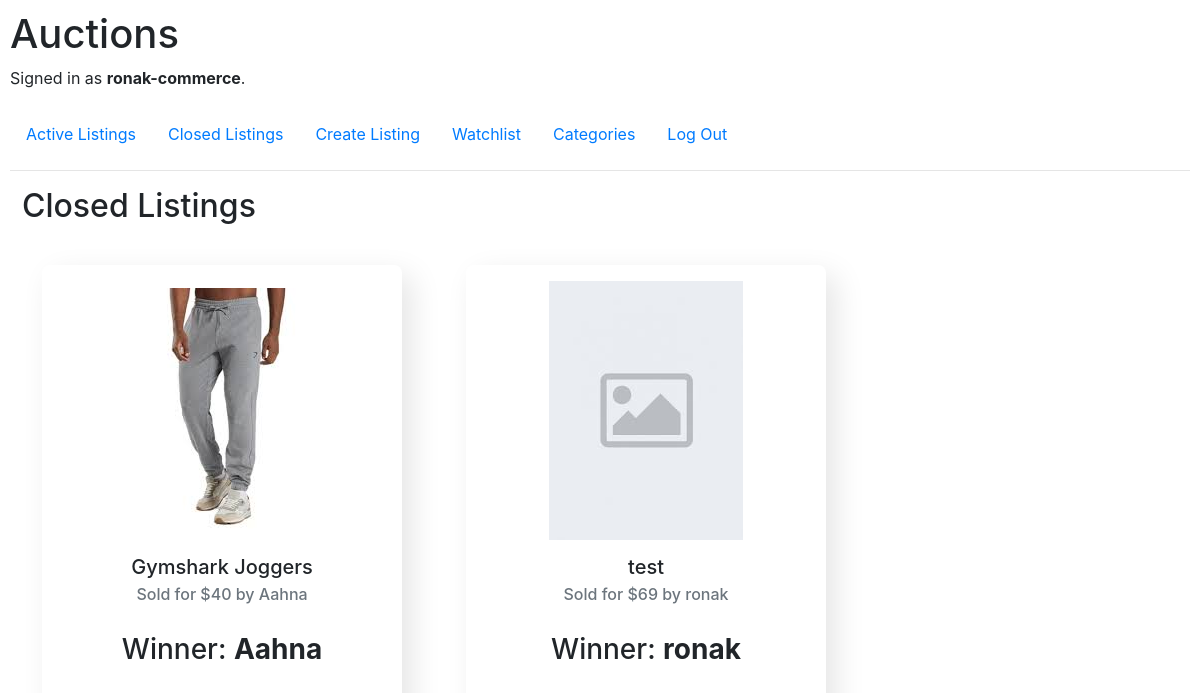
The app's page /close/7 (signed in), older data.
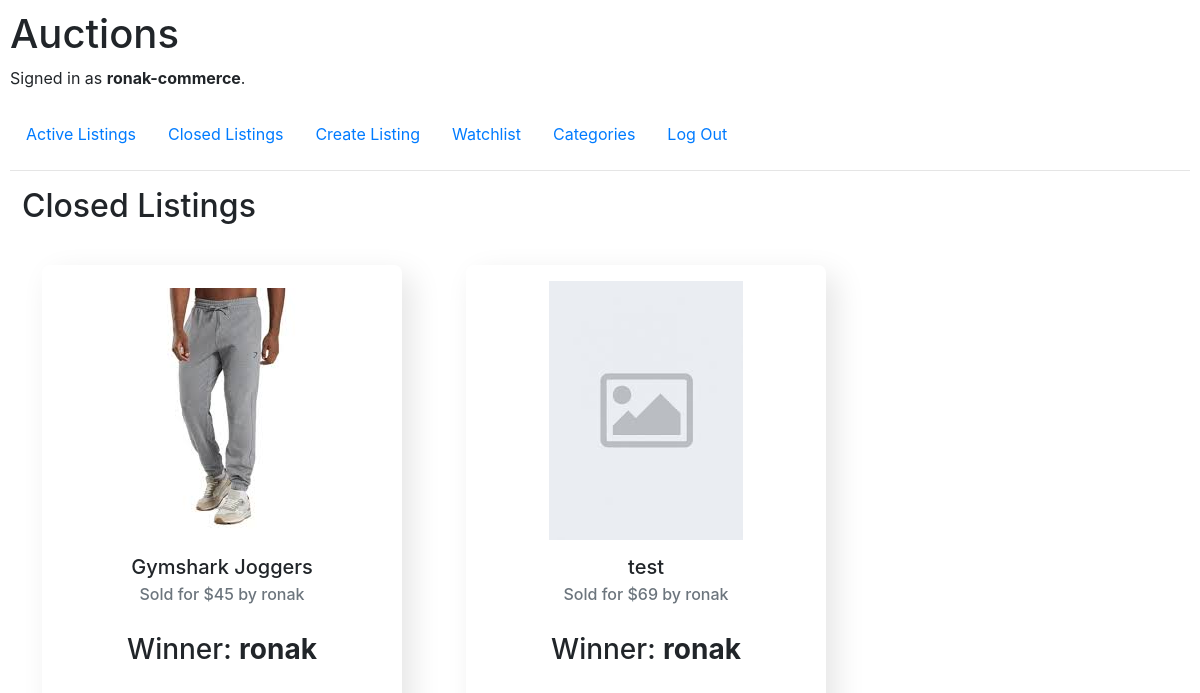
The same page, newer data.
### auctions/models.py (models this page shows, shortened)
class Listing(models.Model):
    CATEGORIES = [
    ('Toys', 'Toys'),
    ('Electronics', 'Electronics'),
    ('Lifestyle', 'Lifestyle'),
    ('Home', 'Home'),
    ('Fashion', 'Fashion'),
    ('Other', 'Other')
    ]
    def validate_image(img):
        avaible_formats = [
            'png',
            'jpeg',
            'jpg',
            ]
        if img:
            img_ext = img.name.split(".")[-1]
            if img.size > 4194304:
                raise ValidationError("Image size must be less than 4MB")
            if img_ext not in avaible_formats:
                raise ValidationError("Image extension is not available")
        return img
    creator = models.ForeignKey('User', on_delete=models.CASCADE, related_name="creator")
    title = models.CharField(max_length=35, blank=False, null=False)
    minimum_bid = models.IntegerField(blank=False, null=True)
    description = models.CharField(blank=True, max_length=1064, null=True)
    starting_bid = models.IntegerField(blank=True, null=True)
    last_bid = models.ForeignKey('Bid', on_delete=models.CASCADE, blank=True, null=True)
    category = models.CharField(max_length=64, blank=True, choices=CATEGORIES)
    image = models.ImageField(
        default='listing-images/default.jpeg',
        upload_to='auctions/files/images',
        validators=[validate_image])
    comments = models.ManyToManyField(Comment, blank=True)
    bid_counter = models.IntegerField(default=0)
    active = models.BooleanField(default=True)
    winner = models.CharField(max_length=64, blank=True, null=True)

class Bid(models.Model):
    user = models.ForeignKey('User', on_delete=models.CASCADE, related_name="user_bid")
    bid = models.IntegerField()
    date_created = models.DateTimeField(auto_now=True)
    auction = models.ForeignKey('Listing', on_delete=models.CASCADE)
    def __str__(self):
        return f"{self.bid} by {self.user}"

class User(AbstractUser):
    pass

### auctions/views.py (the view)
# urls.py: path("close/<int:listing_id>", views.close_listing, name="close"),
@login_required(login_url='/login', redirect_field_name='close')
def close_listing(request, listing_id):
    listing_to_close = Listing.objects.get(id=listing_id)
    listing_to_close.active = False
    bids = Bid.objects.filter(auction=listing_id).order_by('-bid')
    highest_bid_user = bids[0].user
    listing_to_close.winner = str(highest_bid_user)
    listing_to_close.save()
    closed_listings = Listing.objects.filter(active=False)
    return render(request, "auctions/closed.html", {
        "closed_listings": closed_listings
    })

### auctions/templates/auctions/closed.html (shortened to what this page needs)
{% extends 'auctions/layout.html' %}
{% load static %}
{% block extra_head %}
    <link href="{% static 'auctions/styles/index_styles.css' %}" rel="stylesheet">
{% endblock extra_head %}
{% block body %}
    <div class="overall-layout">
        <h2>Closed Listings</h2>
    </div>
    <div class="main_grid">
    {% if closed_listings %}
        {% for listing in closed_listings %}
            <div class="listing-card">
                <div class="listing-thumbnail">
                    {% if listing.image %}
                        <img src="{{ listing.image }}" class="listing-image" >
                    {% else %}
                        <img src= "{% static '/default.jpeg' %}" class="listing-image" >
                    {% endif %}
                </div>
                <div class="bottom-section">
                    <div class="listing-information">
                        <h5 class="card-title listing-title">{{listing.title}}</h5>
                        <h6 class="card-subtitle mb-2 text-muted current-price">Sold for ${{ listing.last_bid }}</h6>
                    </div>
                    <div class="listing-winner">
                        <h3>Winner: <strong>{{listing.winner}} </strong></h3>
                    </div>
                </div>
            </div>
        {% endfor %}
    {% else %}
        <div>No closed listings.</div>
    {% endif %}
    </div>
{% endblock %}

Row changes from the older to the newer data that the page shows:
changed Listing "Gymshark Joggers": last_bid "40 by Aahna" → "45 by ronak"; winner "Aahna" → "ronak"
